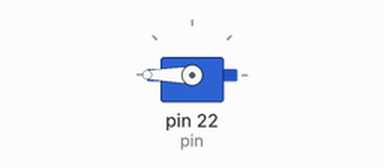
This sketch was run on a simulated Arduino Mega 2560, built with avr-gcc and run on an emulated ATmega2560. Parts: servo.

Above: at 5.05 s.
At 9.0 s:
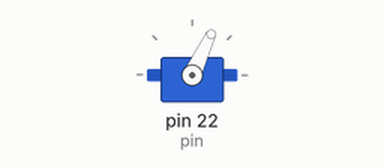
Timing chart, 0 to 11.5 s (numbered marks = the images above):
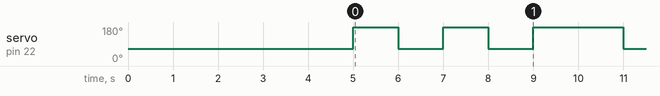

Measured:
- by itself, servo on pin 22 (pin): repeats every 5.0 s: 65° 1.0 s, 180° 1.0 s, 65° 1.0 s, 180° 2.0 s

The sketch:

Servo.ino
```cpp
/*
//Constants
#define UPDATE_TIME 20

//Parameters
int servoPin = 22;
int pulse = 500;

void setup() {
  // Initialization
  pinMode(servoPin,OUTPUT);
  Serial.begin(9600);
}

void loop() {
  // main
  digitalWrite(servoPin,HIGH);
  delayMicroseconds(pulse);
  digitalWrite(servoPin,LOW);
  delay(UPDATE_TIME);
}
*/

#include <Servo.h>
int pin = 22;
int pos = 65;
Servo servo;

void setup() {

    Serial.begin(9600);

    servo.attach(pin);
    servo.write(pos);
    delay(5000);
}
void loop() {
/*
    while (pos <= 180) {
      delay(50);
      pos++;
      servo.write(pos);
      //Serial.println("Position +1");
      Serial.println(pos);
    }
    delay (2000);

    while (pos >= 65) {
      delay(50);
      pos--;
      servo.write(pos);
      //Serial.println("Position -1");
      Serial.println(pos);
    }
    delay (2000);

    while (pos <= 190) {
      delay(100);
      pos += 10;
      servo.write(pos);
    }
    delay (500);

    pos = 0;
    servo.write(pos);
    delay (500);

    pos = 36;
    servo.write(pos);
    delay (500);

    pos = 72;
    servo.write(pos);
    delay (500);

    pos = 108;
    servo.write(pos);
    delay (500);

    pos = 144;
    servo.write(pos);
    delay (500);

    pos = 180;
    servo.write(pos);
    delay (500);

    pos = 144;
    servo.write(pos);
    delay (500);

    pos = 108;
    servo.write(pos);
    delay (500);

    pos = 72;
    servo.write(pos);
    delay (500);

    pos = 36;
    servo.write(pos);
    delay (500);
*/
    pos = 180;
    servo.write(pos);
    delay (1000);

    pos = 65;
    servo.write(pos);
    delay (1000);

    pos = 180;
    servo.write(pos);
    delay (1000);

    pos = 65;
    servo.write(pos);
    delay (1000);

    pos = 180;
    servo.write(pos);
    delay (1000);


}
```
